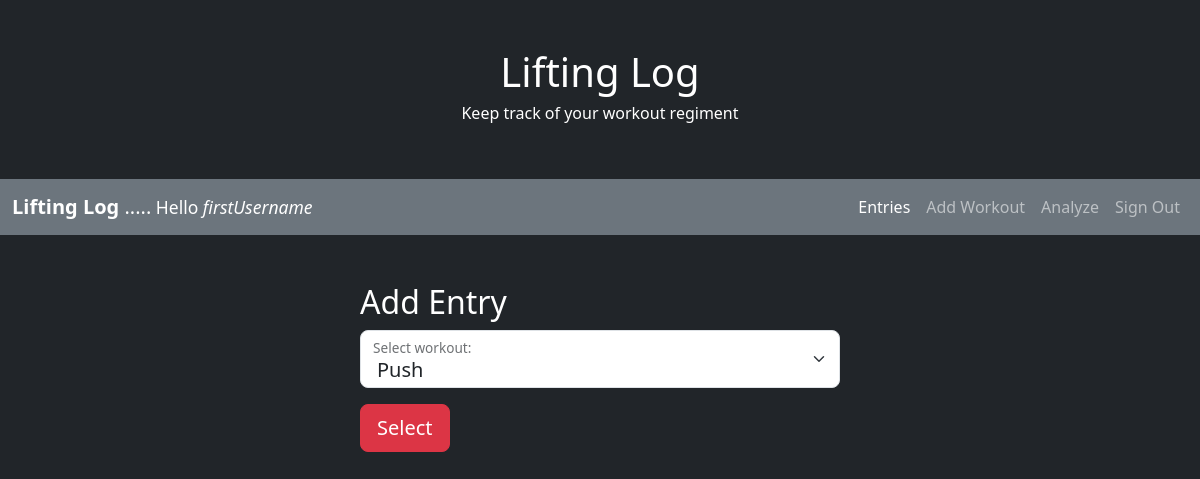
Before: /entries (signed in) with the older database file.
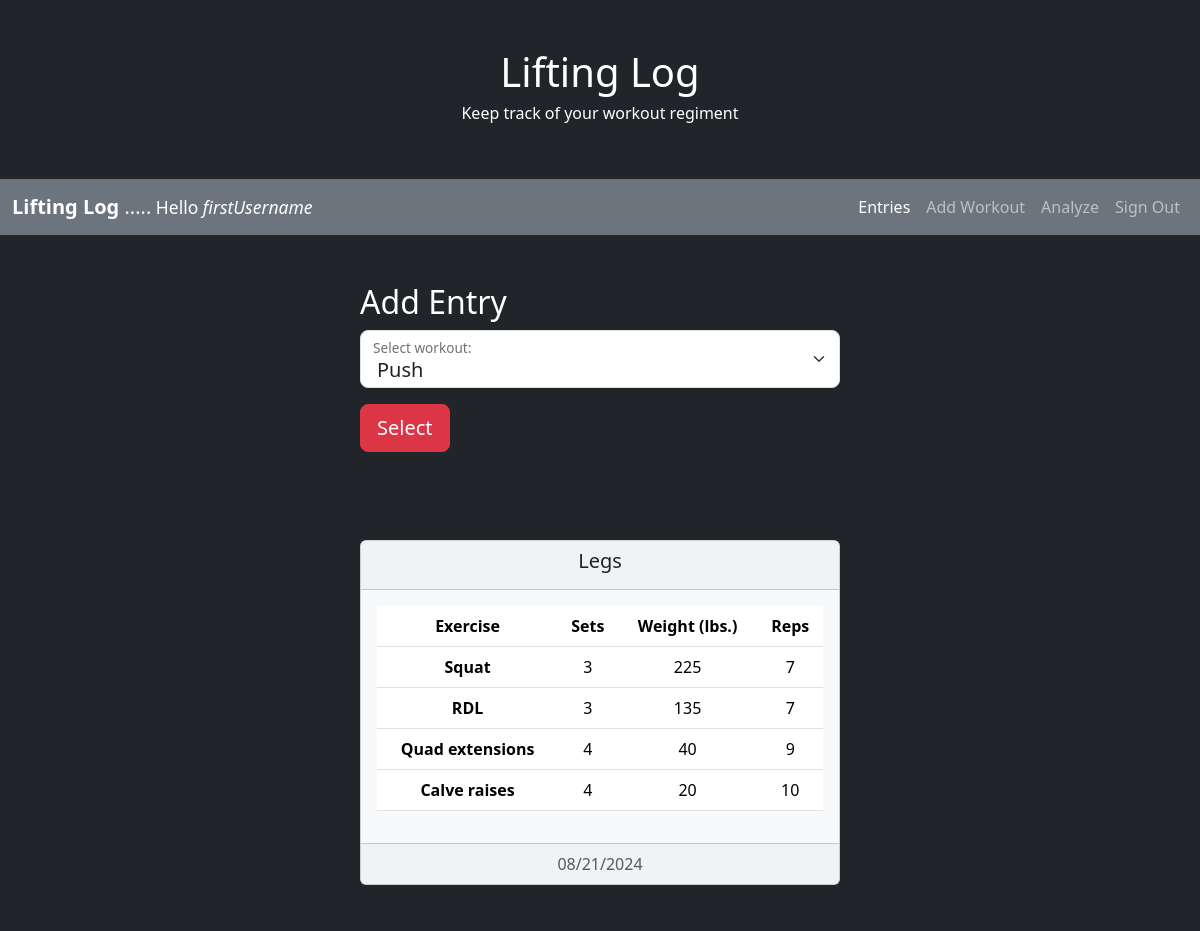
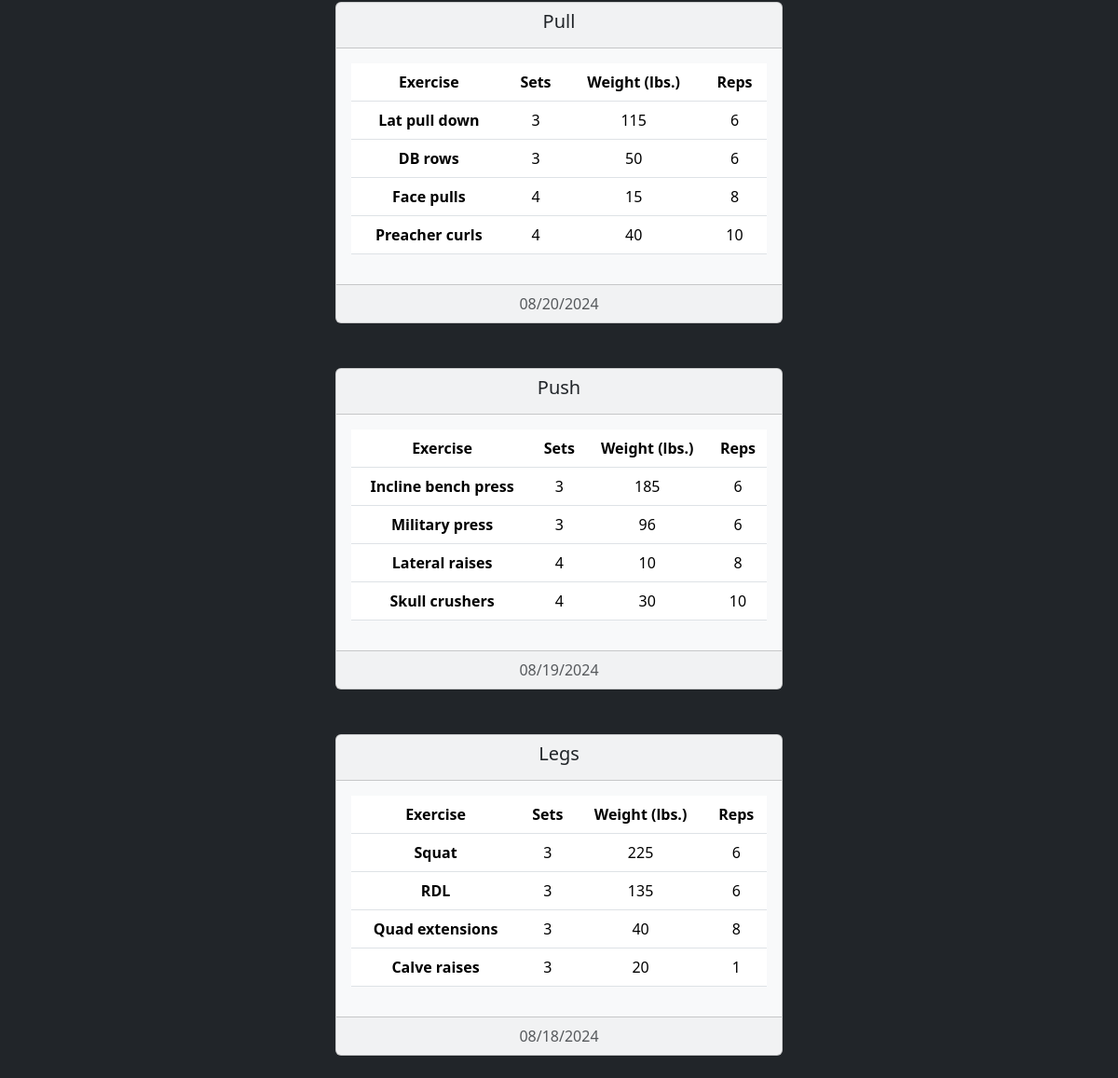
After: the same page with the newer database file (2 pictures, top to bottom).
### app.py (models this page shows, shortened)
class User(UserMixin, db.Model):
	user_id = db.Column(db.Integer, primary_key=True)
	username = db.Column(db.String(30))
	email = db.Column(db.String(50))
	password = db.Column(db.String(50))

class Workout_log(db.Model):
	log_id = db.Column(db.Integer, primary_key=True)
	user_id = db.Column(db.Integer, db.ForeignKey('user.user_id'))
	workout_id = db.Column(db.Integer, db.ForeignKey('workout.workout_id'))
	log_date = db.Column(db.DateTime)
	workout = db.relationship('Workout', backref='logs')
	log_details = db.relationship('Log_details', backref='workout_log', lazy='dynamic')

class Workout(db.Model):
	workout_id = db.Column(db.Integer, primary_key=True)
	user_id = db.Column(db.Integer, db.ForeignKey('user.user_id'))
	workout_name = db.Column(db.String(50))
	exercises = db.relationship('Exercises', backref='workout', lazy='dynamic')

class Log_details(db.Model):
	detail_id = db.Column(db.Integer, primary_key=True)
	log_id = db.Column(db.Integer, db.ForeignKey('workout_log.log_id'))
	exercise_id = db.Column(db.Integer, db.ForeignKey('exercises.exercise_id'))
	sets = db.Column(db.Integer)
	weight = db.Column(db.Integer)
	repetitions = db.Column(db.Integer)
	exercise = db.relationship('Exercises')

class Exercises(db.Model):
	exercise_id = db.Column(db.Integer, primary_key=True)
	workout_id = db.Column(db.Integer, db.ForeignKey('workout.workout_id'))
	exercise_name = db.Column(db.String(50))

### app.py (the view, shortened to what this page needs)
@app.route('/entries', methods=['GET', 'POST'])
@login_required
def entries():
	form = WorkoutDetails()
	user_id = current_user.user_id
	workouts = Workout.query.filter_by(user_id=user_id).all()
	card_log = db.session.query(Workout_log).filter_by(user_id=user_id).order_by(Workout_log.log_date.desc()).all()
	selected_workout = None
	return render_template('entries.html', current_user=current_user, workouts=workouts,
											selected_workout=selected_workout, form=form, card_log=card_log)

### app.py
class WorkoutDetails(FlaskForm):
	exercises = FieldList(FormField(ExerciseDetails), min_entries=1)

class ExerciseDetails(FlaskForm):
	exercise_id = IntegerField('Exercise ID')
	sets = IntegerField('Sets', validators=[InputRequired('Sets performed is required')])
	weight = IntegerField('Weight', validators=[InputRequired('Weight is required')])
	reps = IntegerField('Reps', validators=[InputRequired('Reps performed is required')])
	class Meta:
		csrf = False

### app.py (called while the page is built)
@login_manager.user_loader
def load_user(user_id):
	return User.query.get(int(user_id))

### templates/entries.html (shortened to what this page needs)
<!DOCTYPE html>
<html lang="en">
    <head>
        <link href="https://cdn.jsdelivr.net/npm/bootstrap@5.3.3/dist/css/bootstrap.min.css"
        rel="stylesheet">
        <link href="{{ url_for('static', filename='theme.css') }}" rel="stylesheet">
    </head>
    <body class="bg-dark">
        <div class="container p-5 text-white text-center">
             <h1>Lifting Log</h1>
            <p class="h6">Keep track of your workout regiment</p>
        </div>
        <nav class="navbar navbar-expand-sm bg-secondary navbar-dark">
            <div class="container-fluid">
              <span class="navbar-brand"><b>Lifting Log</b> .....<small> Hello <i>{{ current_user.username }}</i></small></span>
                <ul class="navbar-nav">
                    <li class="nav-item"> <a class="nav-link active" href="{{ url_for('entries') }}">Entries</a>
                    </li>
                    <li class="nav-item"> <a class="nav-link" href="{{ url_for('addExercise') }}">Add Workout</a>
                    </li>
                    <li class="nav-item"> <a class="nav-link" href="{{ url_for('analyze') }}">Analyze</a>
                    </li>
                    <li class="nav-item"> <a class="nav-link" href="{{ url_for('logout') }}">Sign Out</a>
                    </li>
                </ul>
            </div>
        </nav>
        <div class="small-middle-container text-white pt-5">
            <h2> Add Entry </h2>
              <form method = "POST" action="{{ url_for('entries') }}">
                <div class="form-floating">
                    <select class="form-select form-select-lg" id="workout" name="workoutSelect">
                      {% for workout in workouts %}
                        <option value={{ workout.workout_id }}>{{ workout.workout_name }}</option>
                      {% endfor %}
                    </select>
                    <label for="workout" class="form-label">Select workout:</label>
                </div>
                <button type="submit" class="btn btn-danger btn-lg mt-3 mb-3">Select</button>
              </form>
        </div>
        <div class="small-middle-container pt-4 pb-4">
          {% for log in card_log %}
            <div class="card bg-light text-dark text-center mt-5">
                <div class="card-header">
                     <h5>{{ log.workout.workout_name }}</h5>
                </div>
                <div class="card-body">
                    <div class="table-responsive">
                        <table class="table">
                            <thead>
                                <tr>
                                    <th scope="col">Exercise</th>
                                    <th scope="col">Sets</th>
                                    <th scope="col">Weight (lbs.)</th>
                                    <th scope="col">Reps</th>
                                </tr>
                            </thead>
                            <tbody>
                                {% for detail in log.log_details %}
                                <tr>
                                    <th scope="row">{{ detail.exercise.exercise_name }}</th>
                                    <td>{{ detail.sets }}</td>
                                    <td>{{ detail.weight }}</td>
                                    <td>{{ detail.repetitions }}</td>
                                </tr>
                                {% endfor %}
                            </tbody>
                        </table>
                    </div>
                </div>
                <div class="card-footer text-muted">{{ log.log_date.strftime("%m/%d/%Y") }}</div>
            </div>
          {% endfor %}
        </div>
    </body>
</html>

### static/theme.css (style rules this page uses)
.small-middle-container { margin: auto; width: 40%; }

Changed rows visible on the page:
added Workout_log: workout.workout_name "Legs", log_date "08/21/2024"
added Log_details: exercise.exercise_name "Squat", sets "3", weight "225", repetitions "7", shown under "Legs"
added Log_details: exercise.exercise_name "RDL", sets "3", weight "135", repetitions "7", shown under "Legs"
added Log_details: exercise.exercise_name "Quad extensions", sets "4", weight "40", repetitions "9", shown under "Legs"
added Log_details: exercise.exercise_name "Calve raises", sets "4", weight "20", repetitions "10", shown under "Legs"
added Workout_log: workout.workout_name "Pull", log_date "08/20/2024"
added Log_details: exercise.exercise_name "Lat pull down", sets "3", weight "115", repetitions "6", shown under "Pull"
added Log_details: exercise.exercise_name "DB rows", sets "3", weight "50", repetitions "6", shown under "Pull"
added Log_details: exercise.exercise_name "Face pulls", sets "4", weight "15", repetitions "8", shown under "Pull"
added Log_details: exercise.exercise_name "Preacher curls", sets "4", weight "40", repetitions "10", shown under "Pull"
added Workout_log: workout.workout_name "Push", log_date "08/19/2024"
added Log_details: exercise.exercise_name "Incline bench press", sets "3", weight "185", repetitions "6", shown under "Push"
added Log_details: exercise.exercise_name "Military press", sets "3", weight "96", repetitions "6", shown under "Push"
added Log_details: exercise.exercise_name "Lateral raises", sets "4", weight "10", repetitions "8", shown under "Push"
added Log_details: exercise.exercise_name "Skull crushers", sets "4", weight "30", repetitions "10", shown under "Push"
added Workout_log: workout.workout_name "Legs", log_date "08/18/2024"
added Log_details: exercise.exercise_name "Squat", sets "3", weight "225", repetitions "6", shown under "Legs"
added Log_details: exercise.exercise_name "RDL", sets "3", weight "135", repetitions "6", shown under "Legs"
added Log_details: exercise.exercise_name "Quad extensions", sets "3", weight "40", repetitions "8", shown under "Legs"
added Log_details: exercise.exercise_name "Calve raises", sets "3", weight "20", repetitions "1", shown under "Legs"
